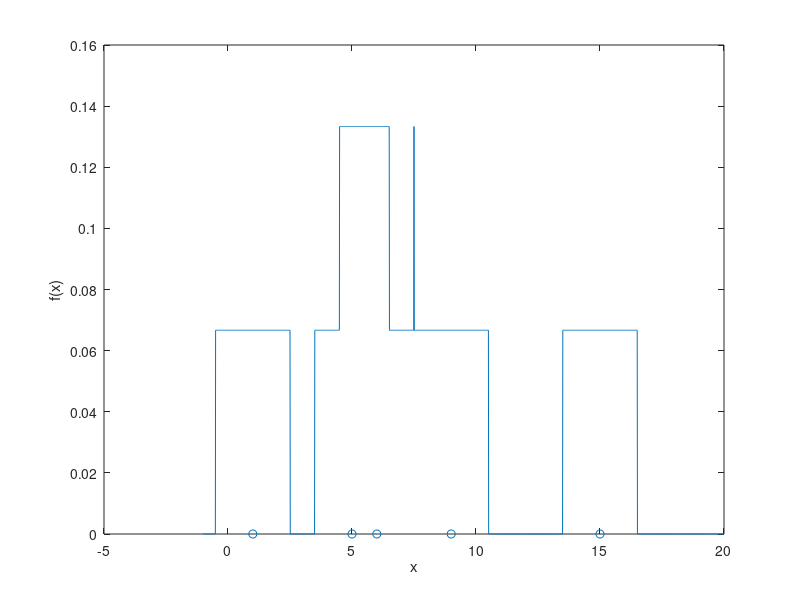

Here is the MATLAB script that generated this plot:
% Problem 2

D = [5 8; 10 8; 11 8; 6 7; 10 7; 12 7; 13 7; 5 6; 10 6; 13 6; 6 5; ...
    9 4; 11 5; 14 6; 15 5; 2 4; 3 4; 5 4; 6 4; 7 4; 15 4; 3 3; 7 3; 8 2];
Attrs = ['a';'b';'c';'d';'e';'f';'g';'h';'i';'j';'k';'l';'m';'n';'o';...
    'p';'q';'r';'s';'t';'u';'v';'w';'x'];

for (i = 1:length(D))
    for (j = 1:length(D))
        distanceD(i,j) = norm(D(i,:)-D(j,:));
    end
end


% Problem 3
i=1;
D = [1,5,6,9,15];
for (x = [-1:0.01:20])
    y(i)=0;
    for(j=1:5)   
        y(i) = y(i)+1/(3*5)*(abs((x-D(j))/3)<=1/2);
    end
    i = i+1;
end

x = [-1:0.01:20];
plot(x,y)
hold on;
scatter(D',zeros(5,1))
hold off;
xlabel('x')
ylabel('f(x)')

